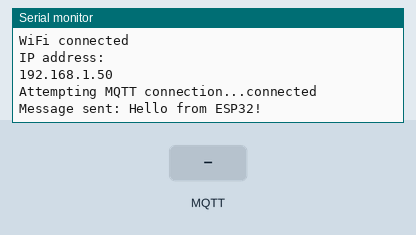
Bench run of a sketch on a simulated ESP32. Parts: the last lines printed to the serial monitor. The inputs (shaded band) are chosen by the test bench. WiFi joins after 1.5 s; servers stay silent unless stated; random numbers use the default seed unless the sketch sets one; no MQTT or app messages arrive unless stated.

Above: at 2.7 s.
2.8 s: MQTT message "1" arrives on the first subscribed topic
At 3.8 s:
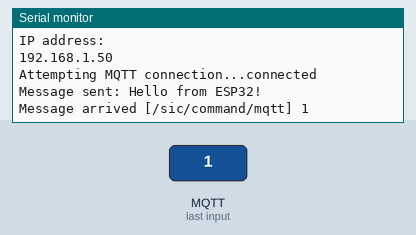
4.3 s: MQTT message "on" arrives on the first subscribed topic
At 5.1 s:
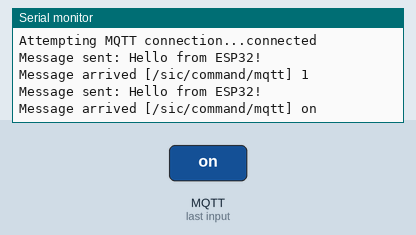
5.8 s: MQTT message "off" arrives on the first subscribed topic
At 5.96 s:
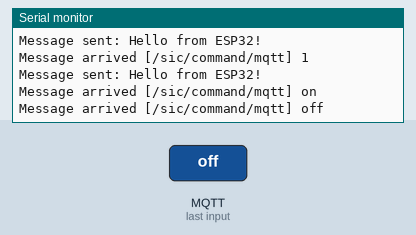

The sketch:

tech1.ino
```cpp
#include <WiFi.h>
#include <PubSubClient.h>
#include <WiFiClientSecure.h>

const char* ssid = "zkzkzk";
const char* password = "agungagung";

const char* mqtt_server = "6996df8a2f3249a1b11a922fb82bb0cf.s1.eu.hivemq.cloud";
const char* mqtt_username = "esp32";
const char* mqtt_password = "Sic_2024";
const int mqtt_port = 8883;

WiFiClientSecure espClient;
PubSubClient client(espClient);

void setup_wifi() {
  delay(10);
  Serial.println();
  Serial.print("Connecting to ");
  Serial.println(ssid);

  WiFi.begin(ssid, password);

  while (WiFi.status() != WL_CONNECTED) {
    delay(500);
    Serial.print(".");
  }

  Serial.println("");
  Serial.println("WiFi connected");
  Serial.println("IP address: ");
  Serial.println(WiFi.localIP());
}

void callback(char* topic, byte* payload, unsigned int length) {
  Serial.print("Message arrived [");
  Serial.print(topic);
  Serial.print("] ");
  for (int i = 0; i < length; i++) {
    Serial.print((char)payload[i]);
  }
  Serial.println();
}

void reconnect() {
  while (!client.connected()) {
    Serial.print("Attempting MQTT connection...");
    String clientId = "ESP32Client-";
    clientId += String(random(0xffff), HEX);

    if (client.connect(clientId.c_str(), mqtt_username, mqtt_password)) {
      Serial.println("connected");
      client.subscribe("/sic/command/mqtt");
    } else {
      Serial.print("failed, rc=");
      Serial.print(client.state());
      Serial.println(" try again in 5 seconds");
      delay(5000);
    }
  }
}

void setup() {
  Serial.begin(115200);
  setup_wifi();
  espClient.setInsecure();  // Bypass certificate validation
  client.setServer(mqtt_server, mqtt_port);
  client.setCallback(callback);
}

void loop() {
  if (!client.connected()) {
    reconnect();
  }
  client.loop();

  static unsigned long lastMsg = 0;
  unsigned long now = millis();
  if (now - lastMsg > 2000) {
    lastMsg = now;

    String payload = "Hello from ESP32!";
    client.publish("/sensor/data", payload.c_str());

    Serial.print("Message sent: ");
    Serial.println(payload);
  }
}
```

Measured:
- after the input at 2.8 s, the serial monitor: prints a new line at once (image 1)
- after the input at 4.3 s, the serial monitor: prints a new line at once (image 2)
- after the input at 5.8 s, the serial monitor: prints a new line at once (image 3)
